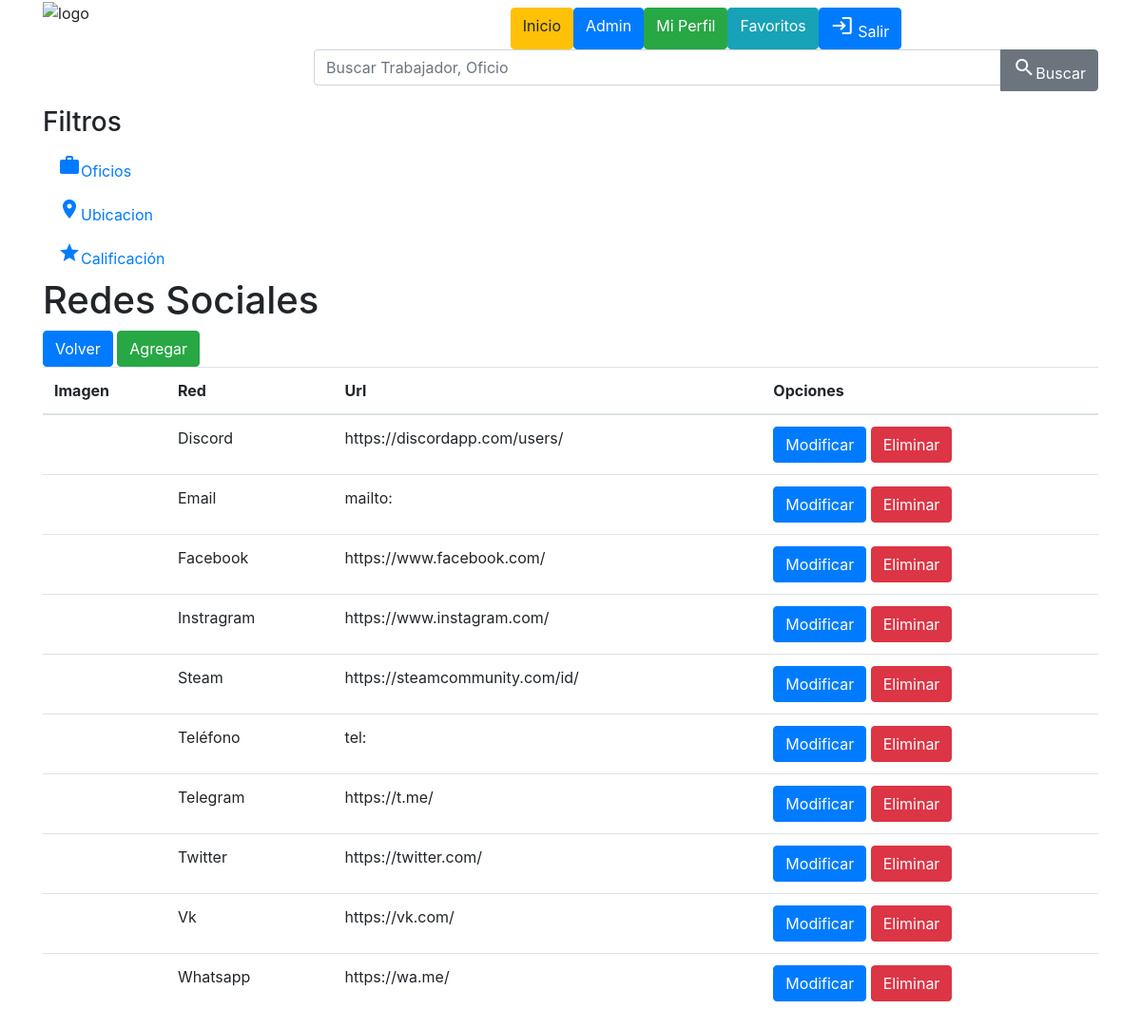
Page /admin/redes/index.php (signed in) on the committed database.
### tables this page shows
CREATE TABLE IF NOT EXISTS `tipo_contacto` (
  `id` int NOT NULL AUTO_INCREMENT,
  `nombre_red` varchar(50) NOT NULL,
  `url_red` varchar(50) NOT NULL,
  `icono_red` text NOT NULL,
  `enable` tinyint NOT NULL DEFAULT '1',
  `borrado` datetime DEFAULT NULL,
  PRIMARY KEY (`id`)
);

### functions.php (called while the page is built, shortened)
<?php
global $site_config;
require_once('config.php');
require_once($site_config['SITE']['base'] . '/class/Db.php');
require_once($site_config['SITE']['base'] . '/class/User.php');
require_once($site_config['SITE']['base'] . '/class/Red.php');
function is_login($r=true){
     if(revisarEnable($_SESSION["user"]->getCorreo())!=2){
            logout(true);
        }else{
            return $_SESSION["user"]->getId();
        }
    return  $_SESSION["user"]->getId();
}
function revisarEnable($correo)
{
    $user = new User();
    $user->create($correo);
    return $user->getEnable();
}
function revisarAdmin($correo)
{
    $user = new User();
    $user->create($correo);
    return $user->is_admin();
}
function is_session_started()
{
    if ( php_sapi_name() !== 'cli' ) {
        if ( version_compare(phpversion(), '5.4.0', '>=') ) {
            return session_status() === PHP_SESSION_ACTIVE ? TRUE : FALSE;
        } else {
            return session_id() === '' ? FALSE : TRUE;
        }
    }
    return FALSE;
}
function is_admin($r=true){
    if(is_login(false)){
        if(!revisarAdmin($_SESSION["user"]->getCorreo())){
            if($r)
                {header("Location: ".__URL__."index.php");die();}
            return false;
        }
        return true;
    }
    return false;
}
function redesSociales($filtro=[]){
    $conn = new Db();
    $query="SELECT * FROM tipo_contacto
    WHERE ENABLE = '1' AND BORRADO IS NULL";
    $query.=" ORDER BY nombre_red ASC";
    return $conn->seleccionarObject($query,"Red");
}

### class/Db.php (called while the page is built, shortened)
<?php
class Db
{
    private $_host;
    private $_username;
    private $_password;
    private $_database;
    public $_connection;
    public function __construct()
    {
        global $site_config;
        require_once($site_config['SITE']['base'] . "//config.php");
        $this->_host = $site_config['PDO']['server'];
        $this->_database = $site_config['PDO']['db'];
        $this->_username = $site_config['PDO']['user'];
        $this->_password = $site_config['PDO']['pass'];
        if (!isset($this->_connection)) {
            return $this->conectar();
        }
    }
    private function conectar(){
            $this->_connection = mysqli_connect($this->_host, $this->_username, $this->_password, $this->_database);
            return TRUE;
    }
    function seleccionar($query = NULL)
    {
        $result = $this->_connection->query($query);
        if ($result->num_rows > 0) {
            $array = [];
          while($row = $result->fetch_assoc()) {
            $array[] = $row;
          }
          return $array;
        }
    }
    function seleccionarObject($query = NULL,$obj=NULL)
    {
        $result = $this->_connection->query($query);
        if ($result->num_rows > 0) {
            $array = [];
          while($row = $result->fetch_object($obj)) {
            $array[] = $row;
          }
          return $array;
        }
    }
}

### config.php (called while the page is built)
<?php
    $site_config['PDO']['server']="127.0.0.1";
    $site_config['PDO']['db']="chileworkads";
    $site_config['PDO']['user']="chileworkads";
    $site_config['PDO']['pass']="chileworkads";
    $site_config['SITE']['base']=dirname(__FILE__).'/';
    $site_config['SITE']['URL']="http://190.47.174.39/chileworkads/";

### class/User.php (called while the page is built, shortened)
<?php
include_once("Db.php");
include_once("Validar.php");
class User
{
    private $id;
    private $correo;
    private $admin;
    private $enable;
    function create($correo)
    {
        $validar = new Validar();
        $correo = $validar->getValidados($correo);
        $conn = new Db();
        $query = "SELECT * FROM persona WHERE correo = '$correo'";
        $user = $conn->seleccionar($query);
        if(!is_null($user) && sizeof($user)>0)
        {
            $user = $user[0];
            $this->id = $user["id"];
            $this->correo = $user["correo"];
            $this->enable = $user["enable"];
            $this->admin = $user["admin"];
        }
        return null;
    }
    public function is_admin()
    {
        if ($this->admin)
            return true;
        return false;
    }
    public function getId(){
        return $this->id;
    }
    public function getCorreo(){
        return $this->correo;
    }
    public function getEnable(){
        return $this->enable;
    }
}

### class/Validar.php (called while the page is built, shortened)
<?php
class Validar{
    function getValidados($data = []){
        if ($data)
        {
            $validados=[];if ((gettype($data)=="array") OR (gettype($data)=="object"))
            {
                foreach ($data as $key => $value) {
                    if (is_array($value))
                        $validados[$key] = $this->getValidados($value);
                        else
                        $validados[$key] = $this->test_input($value);
                }
            }else
                $validados = $this->test_input($data);
            return $validados;
        }
        else
            return false;
        return null;
    }
    function test_input($data) {
        $data = trim($data);
        $data = stripslashes($data);
        $data = htmlspecialchars($data);
        return $data;
    }
}
?>

### class/Red.php (called while the page is built, shortened)
<?php
include_once("Db.php");
include_once("Validar.php");
class Red
{
    private $id;
    private $nombre_red;
    private $url_red;
        public function getId(){
            return $this->id;
        }
        public function getNombre_red(){
            return $this->nombre_red;
        }
        public function getUrl_red(){
            return $this->url_red;
        }
}

### admin/redes/index.php (the view, shortened to what this page needs)
<?php require_once("../../functions.php"); ?>
<?php is_admin();?>
<?php
$redes = redesSociales();
?>
<!DOCTYPE html>
<html lang="es">
<head>
        <link rel="stylesheet" href="<?=__URL__?>css/bootstrap.css">
        <link rel="stylesheet" href="<?=__URL__?>css/material-icons.css">
        <link rel="stylesheet" href="<?=__URL__?>css/css.css">
</head>
<body>
<?php require_once(__BASE__."nav.php");?>
    <div class="container">
        <h1>Redes Sociales</h1>
        <a name="btn-volver" id="btn-add" class="btn btn-primary" href="../index.php" role="button">Volver</a>
        <a name="btn-add" id="btn-add" class="btn btn-success" href="./add.php" role="button">Agregar</a>
        <?php if (is_null($redes)): ?>
            <h2>No hay Redes Sociales</h2>
        <?php else: ?>
        <div class="table-responsive">
            <table class="table">
                <thead>
                    <tr>
                        <th style="width:130px">Imagen</th>
                        <th>Red</th>
                        <th>Url</th>
                        <th>Opciones</th>
                    </tr>
                </thead>
                <tbody>
                <?php foreach($redes as $c) : ?>
                    <tr>
                        <td><img src="<?=__URL__."uploads/images/".$c->getIcono_red()?>" class="img-fluid rounded w-100" alt=""></td>
                        <td><?=$c->getNombre_red()?></td>
                        <td><?=$c->getUrl_red()?></td>
                        <td><a name="btn-mod" id="btn-mod" class="btn btn-primary" href="./edit.php?id=<?=$c->getId()?>" role="button">Modificar</a>
                        <a name="btn-del" id="btn-del" class="btn btn-danger" onclick="return confirm('¿Está seguro?')" href="./delete.php?id=<?=$c->getId()?>" role="button">Eliminar</a></td>
                    </tr>
                <?php endforeach; ?>
                </tbody>
            </table>
        </div>
        <?php endif; ?>
    </div>
</body>
</html>

### nav.php (shortened to what this page needs)
<div class="container">
  <div class="row">
      <div class="col-sm-9 col-md-3 mx-auto">
      <img  src="<?=__URL__?>logo.png" class="img-fluid" alt="logo">
      </div>
    <div class="col-sm-9 col-md-9 mx-auto">
  <div class="row d-flex justify-content-center">
    </div>
    <?php if (is_login(false)){ ?>
  <div class="row d-flex justify-content-center">
      <a name="btn-inicio" id="btn-inicio" class="btn btn-warning" href="<?=__URL__?>" role="button">Inicio</a>
    <?php if (is_admin(false)){ ?>
      <a name="btn-admin" id="btn-admin" class="btn btn-primary" href="<?=__URL__?>admin/index.php" role="button">Admin</a>
    <?php } ?>
    <a name="btn-perfil" id="btn-perfil" class="btn btn-success" href="<?=__URL__?>profile/index.php?id=<?=is_login(false)?>" role="button">Mi Perfil</a>
    <a name="btn-favorites" id="btn-favorites" class="btn btn-info" href="<?=__URL__?>favorites/index.php" role="button">Favoritos</a>
    <a name="btn-logout" id="btn-logout" class="btn btn-primary" href="<?=__URL__?>logout.php" role="button"><i class="material-icons">login</i> Salir</a>
  </div>
  <?php } ?>
    </div>
  </div>
  <?php if (is_login(false)){ ?>
  <form action="./index.php" method="get">
  <div class="row">
      <div class="col-sm-9 col-md-3 mx-auto">
      </div>
    <div class="col-sm-9 col-md-9 mx-auto">
      <div class="input-group mb-3">
        <input onclick="$('#lista_filtros').show('slow');" type="text" name="buscar" id="buscar" class="form-control" placeholder="Buscar Trabajador, Oficio" aria-label="Buscar Trabajador, Oficio" aria-describedby="basic-addon2">
        <div class="input-group-append">
          <button class="btn btn-secondary" type="submit"><span class="material-icons md-18">search</span>Buscar</button>
        </div>
      </div>
    </div>
  </div>
  <div class="row" id="lista_filtros">
    <div class="col-sm-9 col-md-3 mx-auto">
      <div class="nav flex-column nav-pills" id="v-pills-tab" role="tablist" aria-orientation="vertical">
      <h3>Filtros</h3>
        <a class="nav-link" id="v-pills-filtro-oficio-tab" data-toggle="pill" href="#v-pills-filtro-oficio" role="tab" aria-controls="v-pills-filtro-oficio" aria-selected="true"><span class="material-icons">work</span>Oficios</a>
        <a class="nav-link" id="v-pills-filtro-ubicacion-tab" data-toggle="pill" href="#v-pills-filtro-ubicacion" role="tab" aria-controls="v-pills-filtro-ubicacion" aria-selected="false"><span class="material-icons">location_on</span>Ubicacion</a>
        <a class="nav-link" id="v-pills-filtro-calificacion-tab" data-toggle="pill" href="#v-pills-filtro-calificacion" role="tab" aria-controls="v-pills-filtro-calificacion" aria-selected="false"><span class="material-icons">grade</span>Calificación</a>
      </div>
    </div>
    <div class="col-sm-9 col-md-9 mx-auto">
        <link rel="stylesheet" href="<?=__URL__?>css/slider.css">
    </div>
  </div>
  </form>
  <?php } ?>
</div>

### rows in the picture
tipo_contacto: nombre_red "Discord", url_red "https://discordapp.com/users/"
tipo_contacto: nombre_red "Email", url_red "mailto:"
tipo_contacto: nombre_red "Facebook", url_red "https://www.facebook.com/"
tipo_contacto: nombre_red "Instragram", url_red "https://www.instagram.com/"
tipo_contacto: nombre_red "Steam", url_red "https://steamcommunity.com/id/"
tipo_contacto: nombre_red "Teléfono", url_red "tel:"
tipo_contacto: nombre_red "Telegram", url_red "https://t.me/"
tipo_contacto: nombre_red "Twitter", url_red "https://twitter.com/"
tipo_contacto: nombre_red "Vk", url_red "https://vk.com/"
tipo_contacto: nombre_red "Whatsapp", url_red "https://wa.me/"
